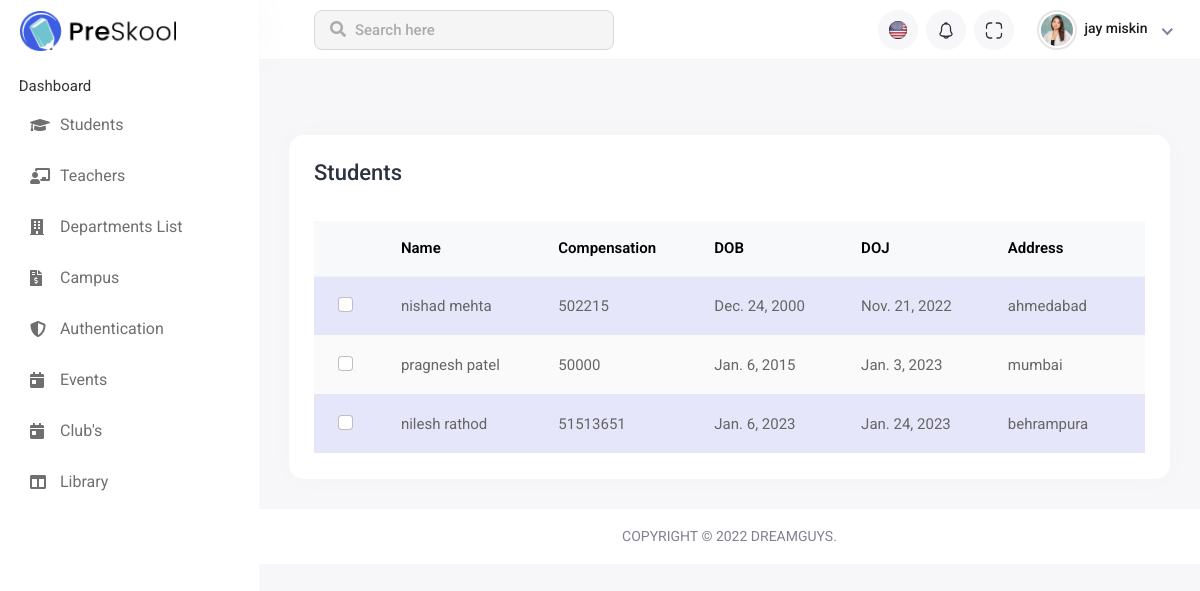
Before: /teacher_page/ (signed in) with the older database file.
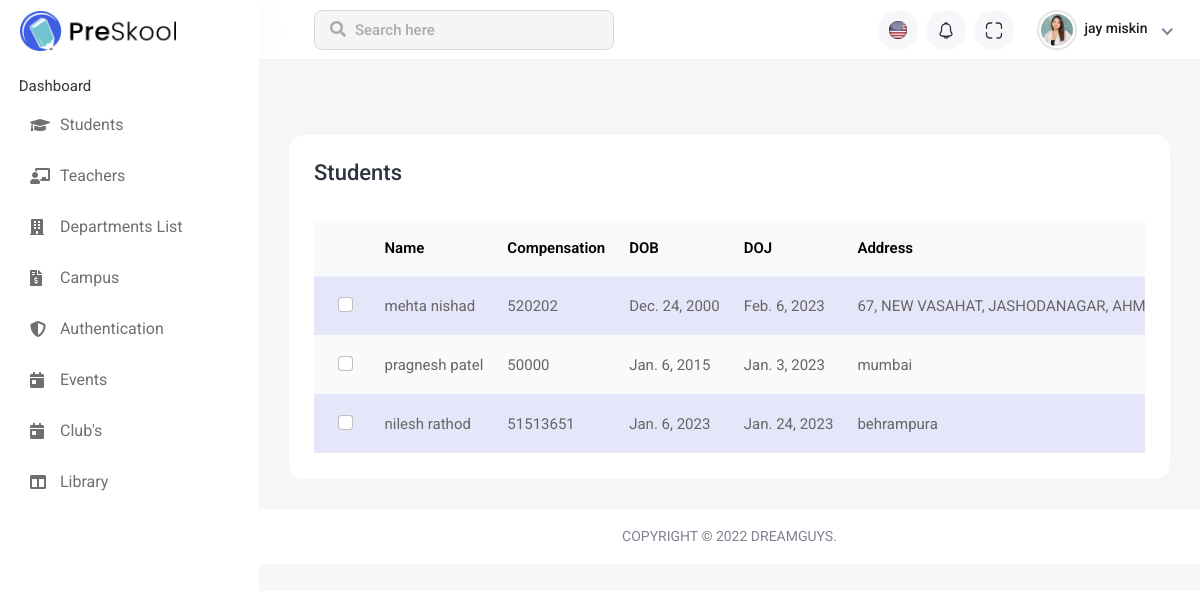
After: the same page with the newer database file.
### Institute_Management_App/models.py (models this page shows, shortened)
class Teacher(models.Model):
    Common=models.ForeignKey(Common, on_delete=models.CASCADE)
    Compensation=models.CharField(max_length=10)
    class Meta:
        db_table="teacher"

class Common(models.Model):
    Master=models.ForeignKey(Master, on_delete=models.CASCADE)
    Name=models.CharField(max_length=50)
    DateOfBirth=models.DateField(default='2022-11-21')
    DateOfJoining=models.DateField(default='2022-11-21')
    Address=models.CharField(max_length=100)
    class Meta:
        db_table="common"

### Institute_Management_App/views.py (the view)
# urls.py: path('teacher_page/',teacher_page,name='teacher_page'),
def teacher_page(request):
    if 'email' in request.session:
        teacher_page_data(request) #load student data
        return render(request,'teacher_page.html', data)
    return render(request,'teacher_page.html')

### Institute_Management_App/views.py (called while the page is built)
def teacher_page_data(request):
    print(request.POST)
    teacher = Teacher.objects.all()
    data['teacher'] = teacher

### Institute_Management_App/templates/teacher_page.html (shortened to what the changed rows need)
{% extends 'base.html' %}
{% load static %}
{% block main_content %}
<div class="main-wrapper">
    <br><br>
    <div class="page-wrapper">
        <div class="content container-fluid">
            <div class="row">
                <div class="col-sm-12">
                    <div class="card card-table comman-shadow">
                        <div class="card-body">
                            <div class="table-responsive">
                                <table
                                    class="table border-0 star-student table-hover table-center mb-0 datatable table-striped">
                                    <thead class="student-thread">
                                        <tr>
                                            <th>
                                            </th>
                                            <th>Name</th>
                                            <th>Compensation</th>
                                            <th>DOB</th>
                                            <th>DOJ</th>
                                            <th>Address</th>
                                        </tr>
                                    </thead>
                                    <tbody>
                                        {% for S_data in teacher %}
                                        <tr>
                                            <td>
                                                <div class="form-check check-tables">
                                                    <input class="form-check-input" type="checkbox" value="something">
                                                </div>
                                            </td>
                                            <td>{{S_data.Common.Name}}</td>
                                            <td>{{S_data.Compensation}}</td>
                                            <td>{{S_data.Common.DateOfBirth}}</td>
                                            <td>{{S_data.Common.DateOfJoining}}</td>
                                            <td>{{S_data.Common.Address}}</td>
                                        </tr>
                                        {% endfor %}
                                    </tbody>
                                </table>
                            </div>
                        </div>
                    </div>
                </div>
            </div>
        </div>
    </div>
</div>
{% endblock %}

Changed rows visible on the page:
changed Teacher: Common.Name "nishad mehta" → "mehta nishad"; Compensation "502215" → "520202"; Common.DateOfJoining "Nov. 21, 2022" → "Feb. 6, 2023"; Common.Address "ahmedabad" → "67, NEW VASAHAT, JASHODANAGAR,…"
